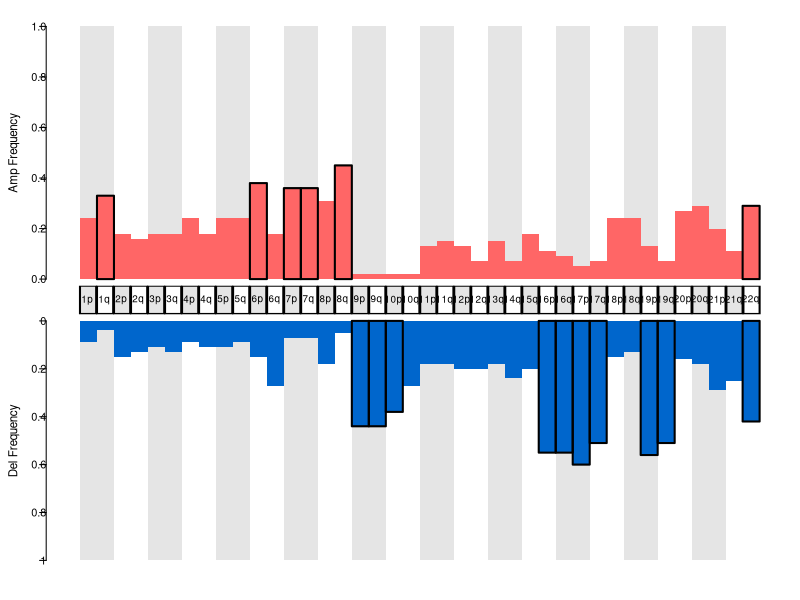

Reproduce this figure in R.
# args<-commandArgs(T)

# amp_level <- read.delim(args[1],header=T,stringsAsFactors=F)
amp_level <- read.delim("result/broad_significance_results.txt",header=T,stringsAsFactors=F)

amp_border_col <- sapply(amp_level$`Amp.q.value`,function(x){
	if(x<0.1){
		col <- 'black'
	} else {
		col <- NA
	}
})
del_border_col <- sapply(amp_level$`Del.q.value`,function(x){
	if(x<0.1){
		col <- 'black'
	} else {
		col <- NA
	}
})

pdf("result/Amp_level.pdf",width=8,height=3.5)
layout(matrix(c(1,2,3),ncol=1),heights=c(1,0.1,1))
par(mar=c(0.5,4,2,1),xpd=TRUE,lwd=2)
barplot(rep(1,nrow(amp_level)),col=rep(c('grey90',"grey90",'white','white'),11),space=0,xaxt='n',yaxt='n',ylim=c(0,1),border=NA)
barplot(amp_level$`Amp.frequency`,col='#FF6666',border=NA,mgp=c(1,0.5,0.5),las=2,xaxt='n',add=TRUE,space=0)
barplot(amp_level$`Amp.frequency`,col='transparent',border=amp_border_col,mgp=c(1,0.5,0.5),las=2,xaxt='n',add=TRUE,space=0,yaxt='n')
mtext("Amp Frequency",side=2,line=2.5,cex=0.7)

par(mar=c(0,4,0,1),xpd=TRUE)
x <- barplot(rep(1,nrow(amp_level)),col=rep(c('grey90','white'),22),space=0.05,xaxt='n',yaxt='n')
text(x=x-0.05,y=0.5,amp_level$Arm,xpd=TRUE,cex=0.9)

par(mar=c(3,4,0.5,1),xpd=TRUE,lwd=2)
barplot(rep(-1,nrow(amp_level)),col=rep(c('grey90',"grey90",'white','white'),11),space=0,xaxt='n',yaxt='n',ylim=c(-1,0),border=NA)
barplot(-amp_level$`Del.frequency`,col='#0066CC',border=NA,mgp=c(1,0.5,0.5),las=2,add=TRUE,space=0,yaxt='n')
barplot(-amp_level$`Del.frequency`,col='transparent',border=del_border_col,mgp=c(1,0.5,0.5),las=2,xaxt='n',add=TRUE,space=0,yaxt='n')
axis(side=2,at=seq(-1,0,0.2),labels=seq(1,0,-0.2),cex=0.6,las=2,mgp=c(1,0.5,0.5))
mtext("Del Frequency",side=2,line=2.5,cex=0.7)

dev.off()

